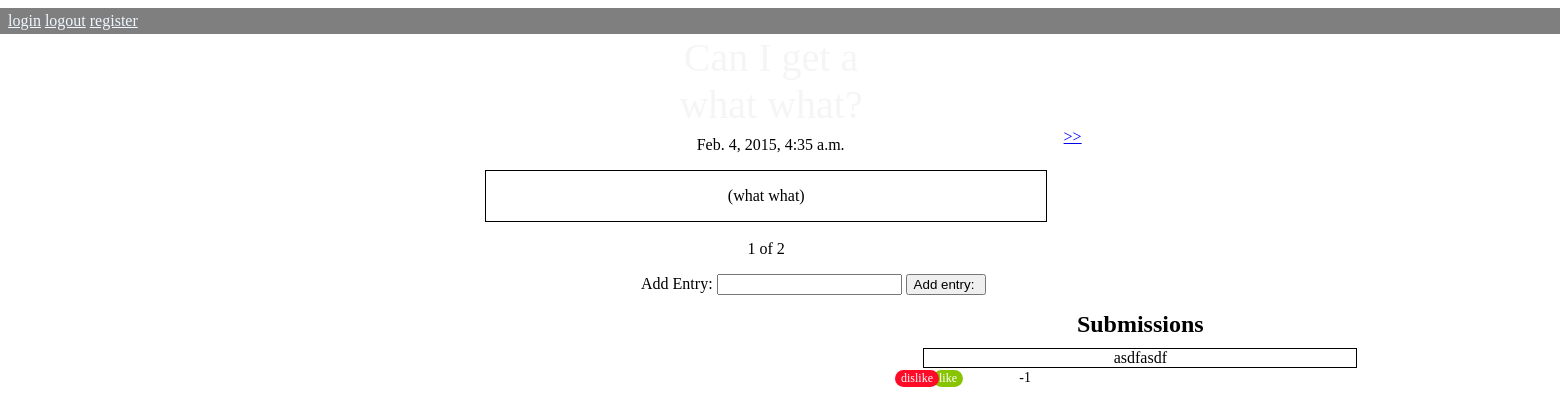
Before: /1 with the older database file.
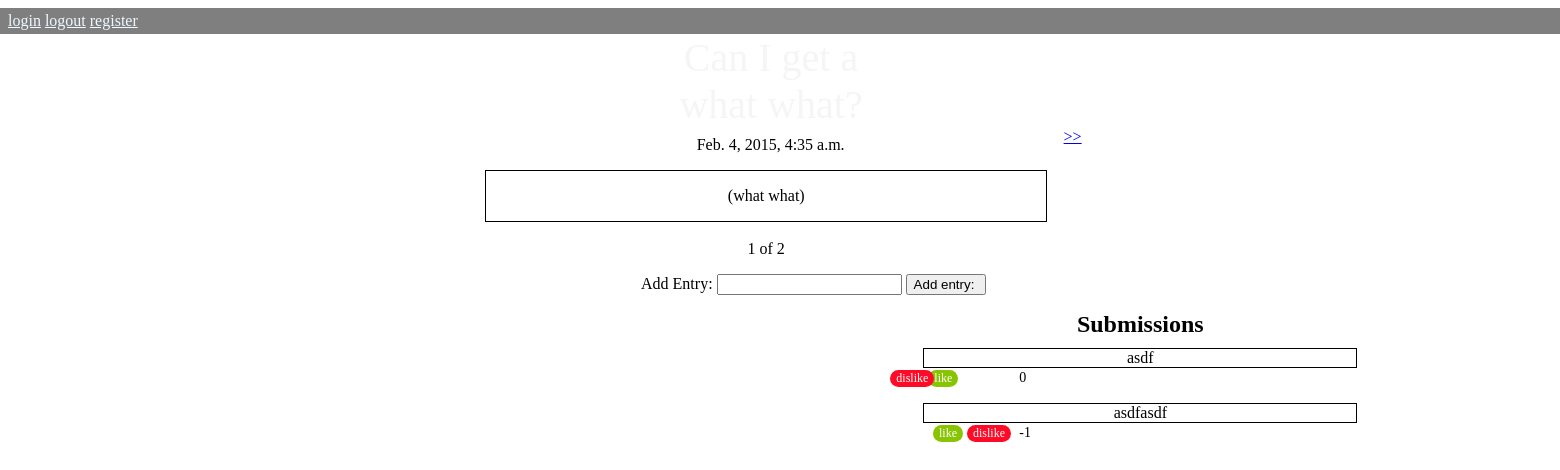
After: the same page with the newer database file.
### blogapp/models.py (models this page shows, shortened)
class Story(models.Model):
    title = models.CharField(max_length=140)
    body = models.TextField()
    date = models.DateTimeField()
    active = models.BooleanField(default=True)

class Submission(models.Model):
    story = models.ForeignKey(Story)
    text = models.CharField(max_length=140)
    votes = models.IntegerField(default=0)
    date = models.DateTimeField()
    author = models.ForeignKey(User, related_name='author')
    voted_on = models.ManyToManyField(User, related_name='voter')

### blogapp/views.py (the view)
# urls.py: url(r'^(?P<page>\d+)$', views.main, name='main'),
def main(request, page):
    stories = Story.objects.all().order_by('date')
    submissions = Submission.objects.all().order_by('-votes')
    paginator = Paginator(stories, 1)
    try:
        stories = paginator.page(page)
    except (InvalidPage, EmptyPage):
        stories = paginator.page(paginator.num_pages)
    return render(request, 'blogapp/main.html', dict(stories=stories, submissions=submissions))

### blogapp/templates/blogapp/main.html (shortened to what this page needs)
{% load staticfiles %}
<!DOCTYPE html>
<html>
<head lang="en">
    <link rel="stylesheet" type="text/css" href="{% static 'blogapp/style.css' %}" />
</head>
<body>
    <span class="full-width-bar">
        <a style="color:aliceblue;" href="{% url 'login' %}">login</a>
        <a style="color:aliceblue;" href="{% url 'trylogout' %}">logout</a>
        <a style="color:aliceblue;" href="{% url 'register' %}">register</a>
    </span>
    <div id="story">
        {% for story in stories %}
            <div class="title">
                <div class= "title_text"> {{ story.title }} </div>
            </div>
                <ul>
                    <div class="time">{{ story.date }}</div>
                     <div class= "story_box">
                    <div class="body">{{ story.body|linebreaks }}</div>
                    </div>
                </ul>
             <span class="current">
                <div class= "current">
                &nbsp;{{ stories.number }} of {{ stories.paginator.num_pages }}
                </div>
            </span>
            <div class= "add_submission">
            <form action='{{ stories.number }}/submission/' method='post'>
                <p> Add Entry: <input type= "text" name="submission">
                <input type="submit" name="submission_button" value="Add entry: "
            </div>
            <div class= "submissions">
                <div class= "submission_title">
                    <h1> Submissions </h1>
                </div>
                {% for submission in submissions %}
                    {% ifequal submission.story.pk story.pk %}
                        <div class= "submission_box">
                            <div class= "text"> {{submission.text}}</div>
                        </div>
                        <div class="votes">{{ submission.votes }}</div>
                        <form action="{{ stories.number }}/submission/{{ submission.pk }}/like/" style="display:inline-block;" method="post">
                            <input id="like" class="like" type="submit" value="like">
                        </form>
                        <form action="{{ stories.number }}/submission/{{ submission.pk }}/dislike/" style="display:inline-block;" method="post">
                            <input id="dislike" class="dislike" type="submit" value="dislike"/>
                        </form>
                    {% endifequal %}
                {% endfor %}
            </div>
        {% endfor %}
        <div class= "new_story">
            </div>
        {% if stories.object_list and stories.paginator.num_pages > 1 %}
        <div class="pagination" style="margin-top: 20px; margin-left: -20px; ">
            <span class="step-links">
                {% if stories.has_next %}
                    <div class= "older_entries">
                    <a href="{{ stories.next_page_number }}"> &gt;&gt; </a>
                    </div>
                {% endif %}
            </span>
        </div>
        {% endif %}
    </div>
</body>
</html>

Changed rows visible on the page:
added Submission: text "asdf", votes "0"
